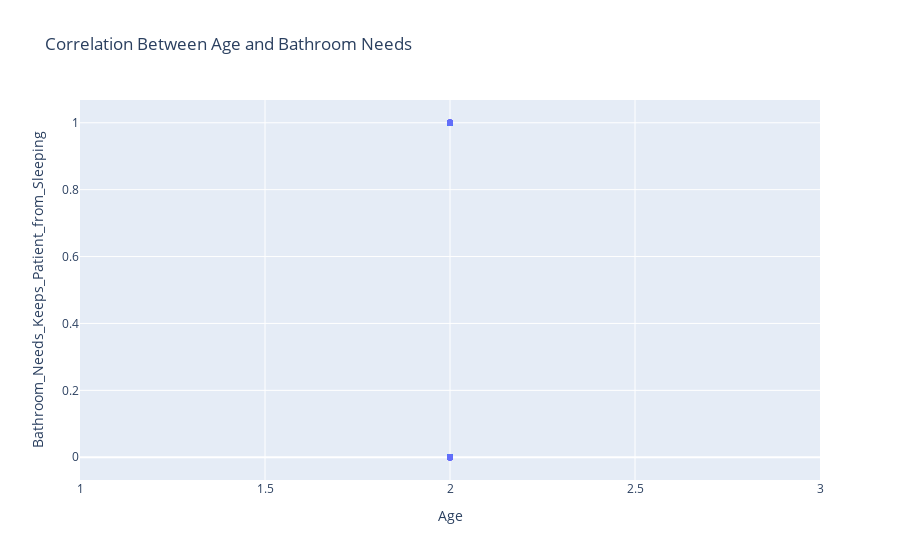

The code cell stored with this chart in its notebook:
### Code cell
# Scatter plot
fig = px.scatter(age_bathroom_df, x='Age', y='Bathroom_Needs_Keeps_Patient_from_Sleeping', trendline='ols', title='Correlation Between Age and Bathroom Needs')
fig.show()

### Figure 1 — Plotly figure (JSON) as saved in the notebook; plotly's stock layout.template omitted (floating-point values rounded to 4 significant figures; data arrays with more than 128 entries replaced by an {"elided": "..."} marker saying what was removed)
{"data": [{"hovertemplate": "Age=%{x}<br>Bathroom_Needs_Keeps_Patient_from_Sleeping=%{y}<extra></extra>", "legendgroup": "", "marker": {"color": "#636efa", "symbol": "circle"}, "mode": "markers", "name": "", "orientation": "v", "showlegend": false, "type": "scatter", "x": {"elided": "714 int values"}, "xaxis": "x", "y": {"elided": "714 int values"}, "yaxis": "y"}, {"hovertemplate": "<b>OLS trendline</b><br>Bathroom_Needs_Keeps_Patient_from_Sleeping = 0.252101<br>R<sup>2</sup>=0.000000<br><br>Age=%{x}<br>Bathroom_Needs_Keeps_Patient_from_Sleeping=%{y} <b>(trend)</b><extra></extra>", "legendgroup": "", "marker": {"color": "#636efa", "symbol": "circle"}, "mode": "lines", "name": "", "showlegend": false, "type": "scatter", "x": {"elided": "714 int values"}, "xaxis": "x", "y": {"elided": "714 float values"}, "yaxis": "y"}], "layout": {"legend": {"tracegroupgap": 0}, "title": {"text": "Correlation Between Age and Bathroom Needs"}, "xaxis": {"anchor": "y", "domain": [0, 1], "title": {"text": "Age"}}, "yaxis": {"anchor": "x", "domain": [0, 1], "title": {"text": "Bathroom_Needs_Keeps_Patient_from_Sleeping"}}}}
